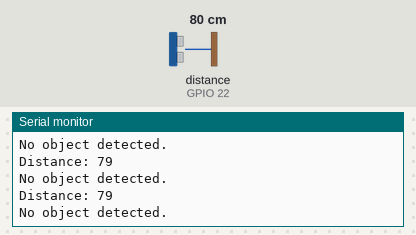
The sketch below on a simulated ESP32. Shown: the last lines printed to the serial monitor. Wiring (inferred from the names in the program): ultrasonic range finder: trigger GPIO 23; echo GPIO 22. Inputs (shaded band) come from the test bench; at power-on: distance to the obstacle (sensor on GPIO 22) 80 cm. The echo pulse lasts 58.3 µs per cm; the audio player accepts every command and is not drawn.

Above: at 1.7 s.
1.8 s: distance to the obstacle (sensor on GPIO 22) set to 2 cm
At 2.7 s:
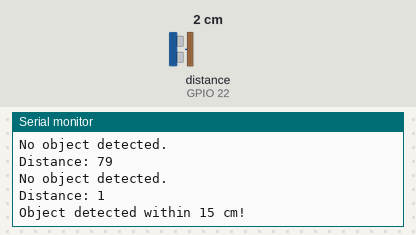
3.5 s: distance to the obstacle (sensor on GPIO 22) set to 18 cm
At 6.1 s:
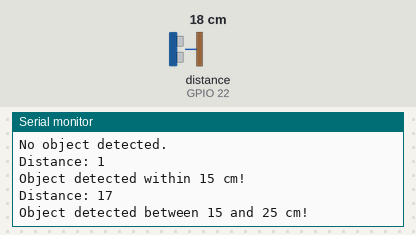
Timing chart, 0 to 7.6 s (numbered marks = the images above; inputs shaded):
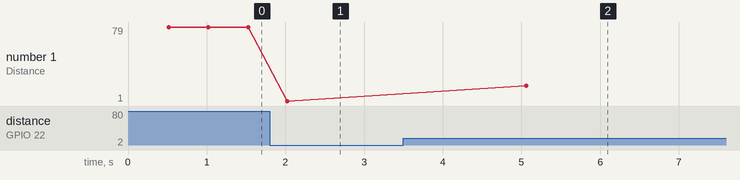

Measured:
- after the input at 1.8 s, the serial monitor: prints a new line after 0.23 s (image 1)
- after the input at 3.5 s, the serial monitor: prints a new line after 1.6 s (image 2)
- plotted number 1: 79 → 1 after the input at 1.8 s, 1 → 17 after the input at 3.5 s

The sketch:

glasses.ino
```cpp
#include "Arduino.h"
#include "DFPlayerMini_Fast.h"
// Ultrasonic sensor pins
#define TRIG_PIN 23 // Ultrasonic sensor trigger pin
#define ECHO_PIN 22 // Ultrasonic sensor echo pin

// Hardware Serial for DFPlayer Mini
HardwareSerial mySerial(1); // UART2
DFPlayerMini_Fast myDFPlayer;

void setup() {
  // Initialize Serial Monitor
  Serial.begin(115200);

  // Initialize Ultrasonic Sensor
  pinMode(TRIG_PIN, OUTPUT);
  pinMode(ECHO_PIN, INPUT);

  // Initialize DFPlayer Mini
  mySerial.begin(9600, SERIAL_8N1, 16, 17); // RX=GPIO16, TX=GPIO17
  Serial.println("Initializing DFPlayer...");
  if (!myDFPlayer.begin(mySerial)) {
    Serial.println("DFPlayer initialization failed!");
    while (true); // If there's an error, stop everything
  }
  myDFPlayer.volume(25); // Set volume level (0~30)
  Serial.println("Setup completed.");
}

void loop() {
  // Measure distance using Ultrasonic Sensor
  long distance = measureDistance();
  Serial.print("Distance: ");
  Serial.println(distance);

  // Play audio based on distance ranges
  if (distance > 0 && distance <= 15) {
    Serial.println("Object detected within 15 cm!");
    myDFPlayer.play(1); // Play 0001.mp3
    delay(3000); // Wait for the audio to finish
  } else if (distance > 15 && distance <= 25) {
    Serial.println("Object detected between 15 and 25 cm!");
    myDFPlayer.play(2); // Play 0002.mp3
    delay(3000); // Wait for the audio to finish
  } else if (distance > 25 && distance <= 65) {
    Serial.println("Object detected between 25 and 65 cm!");
    myDFPlayer.play(3); // Play 0003.mp3
    delay(3000); // Wait for the audio to finish
  } else {
    Serial.println("No object detected.");
    delay(500); // Small delay to avoid continuous measurement
  }
}

// Function to measure distance using Ultrasonic Sensor
long measureDistance() {
  digitalWrite(TRIG_PIN, LOW);
  delayMicroseconds(2);
  digitalWrite(TRIG_PIN, HIGH);
  delayMicroseconds(10);
  digitalWrite(TRIG_PIN, LOW);

  // Read echo pulse duration
  long duration = pulseIn(ECHO_PIN, HIGH);

  // Calculate distance in cm
  long distance = (duration * 0.034) / 2;
  return distance;
}
```
